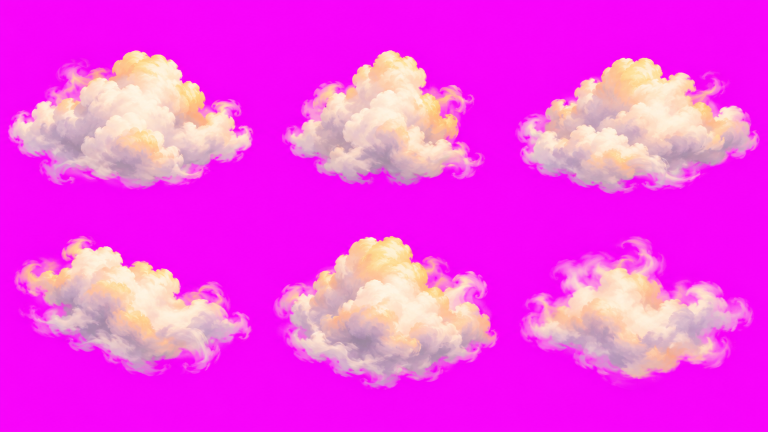
#> input picture art/figma-a/map/clouds-3x2_47-2.png, 1536 x 864 px (shown at 1/2 size)
$ python key_clouds.py
#> lines starting #> are read from the running program, lines starting #| are printed output that depends on the picture
"""구름 시트(마젠타 배경) → 투명 구름 6개. 마젠타와 섞인 반투명 가장자리를 색 분리(언믹스)해 분홍 테를 없앤다."""
import os
import numpy as np
from PIL import Image
ROOT = os.path.abspath(os.path.join(os.path.dirname(__file__), '../..'))
im = np.asarray(Image.open(os.path.join(ROOT, 'art/figma-a/map/clouds-3x2_47-2.png')).convert('RGB')).astype(np.float32)
r, g, b = im[..., 0], im[..., 1], im[..., 2]
m = np.clip((np.minimum(r, b) - g) / 255.0, 0, 1)
a = np.clip(1 - m * 1.25, 0, 1)
M = np.array([255, 0, 255], np.float32)
C = (im - (1 - a)[..., None] * M) / np.maximum(a, 0.05)[..., None]
C = np.clip(C, 0, 255)
# 남은 분홍 기운은 따뜻한 흰색 쪽으로
lum = C.mean(axis=2, keepdims=True)
pink = np.clip((np.minimum(C[..., 0], C[..., 2]) - C[..., 1]) / 60, 0, 1)[..., None]
#> pink: shape (864, 1536, 1) float32; every value is 0
C = C * (1 - pink) + lum * np.array([1.02, 0.98, 0.93]) * pink
edge = np.clip((a - 0.45) / 0.45, 0, 1)[..., None]
C = C * edge + np.array([236, 226, 220], np.float32) * (1 - edge)
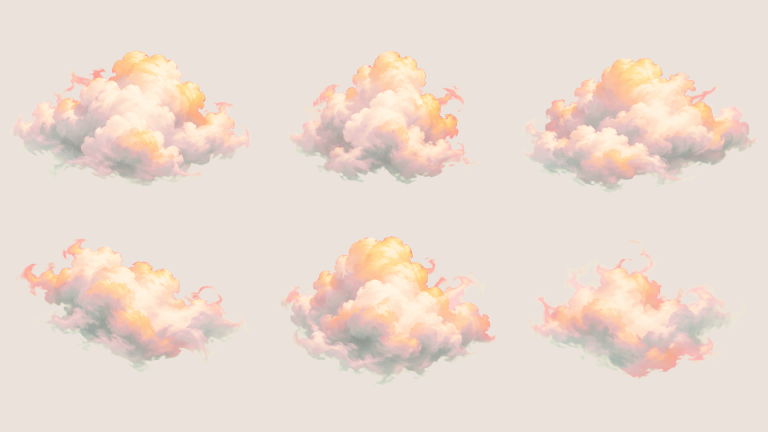
#> C: shape (864, 1536, 3) float64 (shown at 1/2 size); mean R, G, B 235.9, 220.2, 210.5
a = a * (0.55 + 0.45 * edge[..., 0])
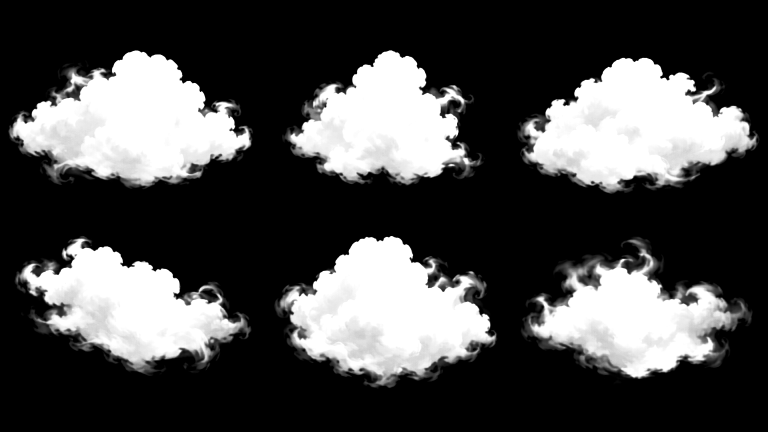
#> a: shape (864, 1536) float32 (shown at 1/2 size); min 0, max 1, mean 0.294
out = np.dstack([np.clip(C, 0, 255), a * 255]).astype(np.uint8)
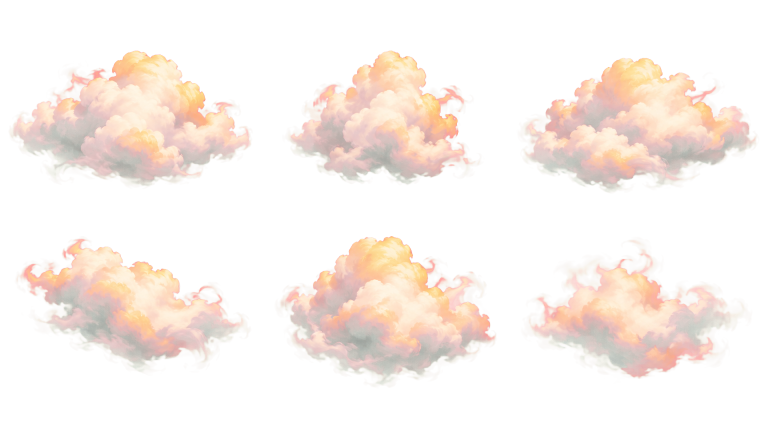
#> out: shape (864, 1536, 4) (shown at 1/2 size); mean R, G, B, A 235.8, 220.1, 210.5, 74.8; transparent parts drawn white
img = Image.fromarray(out, 'RGBA')
cw, ch = img.width // 3, img.height // 2
#> cw = 512; ch = 432
os.makedirs(os.path.join(ROOT, 'public/assets/game/map'), exist_ok=True)
for k in range(6):
    c = img.crop(((k % 3) * cw, (k // 3) * ch, (k % 3 + 1) * cw, (k // 3 + 1) * ch))
    bb = c.getchannel('A').point(lambda v: 255 if v > 10 else 0).getbbox()
    c.crop(bb).save(os.path.join(ROOT, f'public/assets/game/map/cloud-{k + 1}.webp'), 'WEBP', quality=88)
#> this loop made 6 passes
#> bb on passes 1 to 6: (16, 100, 506, 379), (52, 100, 458, 371), (10, 115, 495, 388), (29, 40, 503, 320), (36, 40, 483, 345), (17, 41, 481, 333)
#> pass 1, `c = img.crop(((k % 3) * cw, (k // 3) * ch, (k % 3 + 1) * cw, (k // 3 +..`:
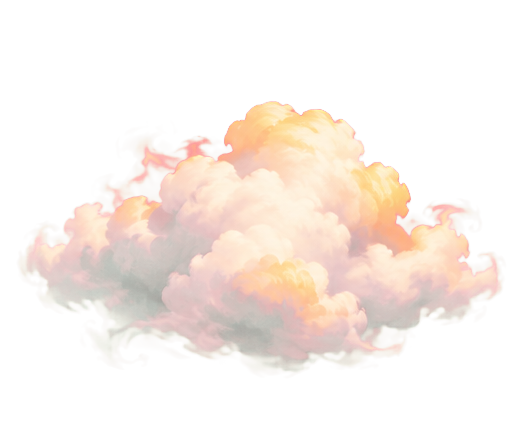
#> c: PIL image 512x432 RGBA; mean R, G, B, A 236.1, 220.4, 210.2, 85.4; transparent parts drawn white
#> pass 1, `c.crop(bb).save(os.path.join(ROOT, f'public/assets/game/map/cloud-{k +..`:
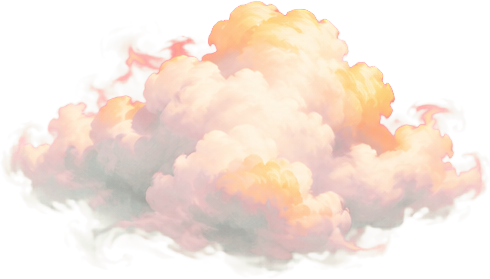
#> saved as cloud-1.webp: PIL image 490x279 RGBA; mean R, G, B, A 236.2, 216.9, 204.1, 138.1; transparent parts drawn white
#> pass 2, `c.crop(bb).save(os.path.join(ROOT, f'public/assets/game/map/cloud-{k +..`:
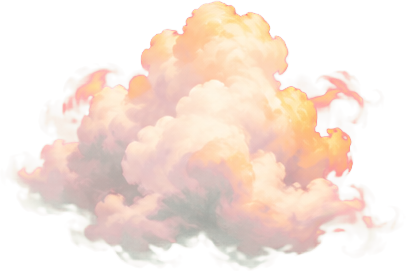
#> saved as cloud-2.webp: PIL image 406x271 RGBA; mean R, G, B, A 236.3, 215.3, 202.7, 132; transparent parts drawn white
#> after the loop:
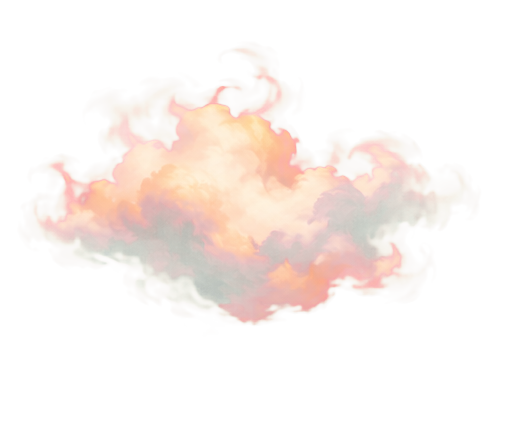
#> c: PIL image 512x432 RGBA; mean R, G, B, A 236.2, 221.2, 212.9, 62.7; transparent parts drawn white
print('clouds ok')
